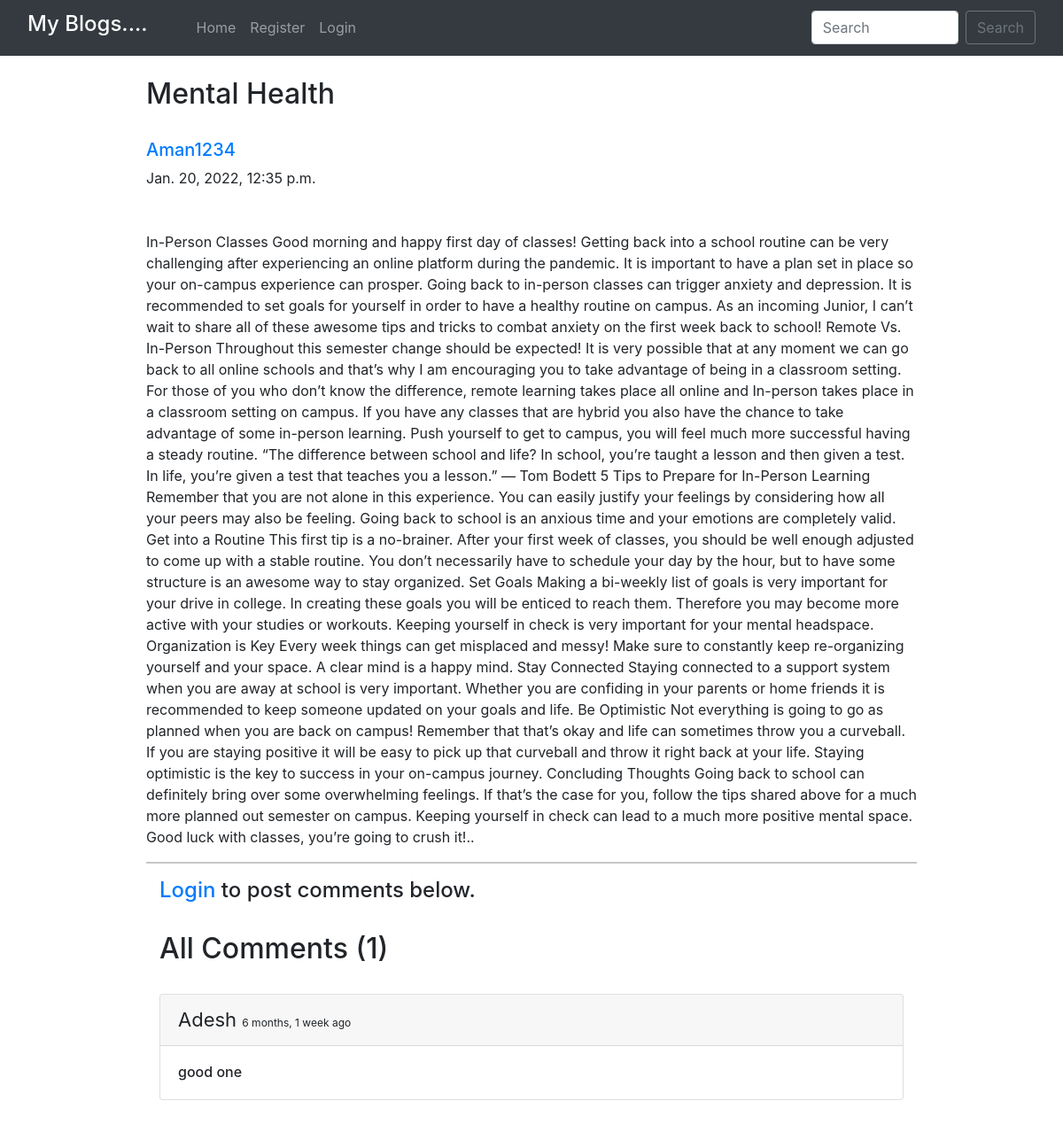
The page /blog/aman-blog/ on the database its author committed.
### home/models.py (models this page shows, shortened)
class BlogPost(models.Model):
    title=models.CharField(max_length=255)
    author= models.ForeignKey(User, on_delete=models.CASCADE)
    slug=models.CharField(max_length=130)
    content=models.TextField()
    dateTime=models.DateTimeField(auto_now_add=True)

class Comment(models.Model):
    user = models.ForeignKey(User, on_delete=models.CASCADE)
    content = models.TextField()
    blog = models.ForeignKey(BlogPost, on_delete=models.CASCADE)
    parent_comment = models.ForeignKey('self', on_delete=models.CASCADE, null=True, blank=True)
    dateTime=models.DateTimeField(default=now)

### home/views.py (the view)
# urls.py: path("blog/<str:slug>/", views.blogs_comments, name="blogs_comments"),
def blogs_comments(request, slug):
    post = BlogPost.objects.filter(slug=slug).first()
    comments = Comment.objects.filter(blog=post)
    if request.method=="POST":
        user = request.user
        content = request.POST.get('content','')
        blog_id =request.POST.get('blog_id','')
        comment = Comment(user = user, content = content, blog=post)
        comment.save()
    return render(request, "blog_comments.html", {'post':post, 'comments':comments})

### home/templates/blog_comments.html (shortened to what this page needs)
{% extends 'base.html' %}
{% block body %}
{% load humanize %}
<div class="container w-75 my-4">
      <h2 class="blog-post-title">{{post.title}}</h2>
      <br>
      <div class="media">
            <div class="media-body">
                  <h5 class="mt-0"><a href="/user_profile/{{post.author.id}}/">{{post.author}}
                        </a></h5>
                  {{post.dateTime}}
            </div>
      </div>
      <br>
      <br>
      <p>{{post.content}}.</p>
      <hr>
      {% if user.is_authenticated %}
      <div class="container">
            <h2>Add Comments Here</h2>
            <form action="/blog/{{post.slug}}/" method="POST"> {% csrf_token %}
                  <div class="form-floating">
                        <textarea class="form-control" placeholder="Leave a comment here" id="floatingTextarea2"
                              style="height: 100px" id="content" name="content"></textarea>
                        <label for="floatingTextarea2">Leave a comment here.</label>
                        <br>
                        <button type="submit" class="btn btn-primary">Comment</button>
                  </div>
            </form>
            {% else %}
            <div class="container">
                  <h4><a href="/login/">Login</a> to post comments below.</h4>
                  {% endif %}
                  <br>
                  <h2>All Comments ({{comments.count}})</h2>
                  <br>
                  {% for comment in comments %}
                  <div class="card">
                        <div class="card-header">
                              <span style="font-size: 22px;">{{comment.user}} </span> <span
                                    style="font-size: 12px;">{{comment.dateTime | naturaltime}}</span>
                        </div>
                        <div class="card-body">
                              <h6 class="card-text">{{comment.content}}</h6>
                        </div>
                  </div>
                  <br>
                  {% endfor %}
            </div>
      </div>
      {% endblock %}

### rows shown on the page
BlogPost: title "Mental Health", author "Aman1234", dateTime "Jan. 20, 2022, 12:35 p.m.", content "In-Person Classes Good morning and happy first day of classes! Getting back into a school routine can be very challenging after experiencing an online platform during the pandemic. It is important to have a plan set in place so your on-campus experience can prosper. Going back to in-person classes can trigger anxiety and depression. It is recommended to set goals for yourself in order to have a healthy routine on campus. As an incoming Junior, I can’t wait to share all of these awesome tips and tricks to combat anxiety on the first week back to school! Remote Vs. In-Person Throughout this semester change should be expected! It is very possible that at any moment we can go back to all online…"
Comment: user "Adesh", dateTime "6 months, 1 week ago", content "good one"

### other values the page prints
{{ comments.count }} "1"
